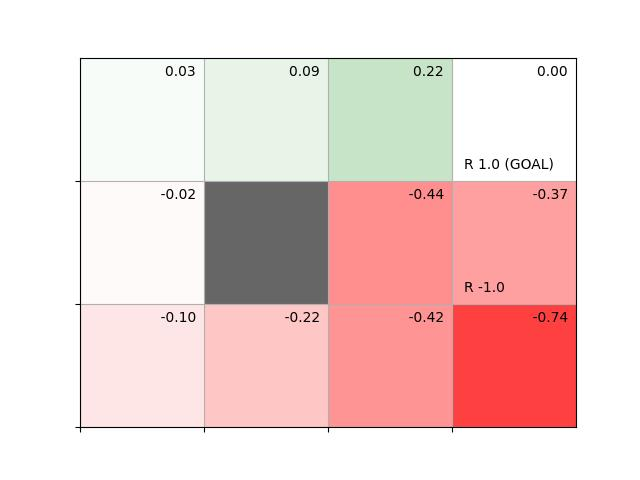

This figure's Python source:
import os, sys; sys.path.append(os.path.join(os.path.dirname(__file__), '..'))  # for importing the parent dirs
from collections import defaultdict
import numpy as np
from common.gridworld import GridWorld


class RandomAgent:
    def __init__(self):
        self.gamma = 0.9
        self.action_size = 4

        random_actions = {0: 0.25, 1: 0.25, 2: 0.25, 3: 0.25}
        self.pi = defaultdict(lambda: random_actions)
        self.V = defaultdict(lambda: 0)
        self.cnts = defaultdict(lambda: 0)
        self.memory = []

    def get_action(self, state):
        action_probs = self.pi[state]
        actions = list(action_probs.keys())
        probs = list(action_probs.values())
        return np.random.choice(actions, p=probs)

    def add(self, state, action, reward):
        data = (state, action, reward)
        self.memory.append(data)

    def reset(self):
        self.memory.clear()

    def eval(self):
        G = 0
        for data in reversed(self.memory):
            state, action, reward = data
            G = self.gamma * G + reward
            self.cnts[state] += 1
            self.V[state] += (G - self.V[state]) / self.cnts[state]


env = GridWorld()
agent = RandomAgent()

episodes = 1000
for episode in range(episodes):
    state = env.reset()
    agent.reset()

    while True:
        action = agent.get_action(state)
        next_state, reward, done = env.step(action)

        agent.add(state, action, reward)
        if done:
            agent.eval()
            break

        state = next_state

env.render_v(agent.V)

# added for remote figure
import matplotlib.pyplot as plt
plt.savefig("ch05/mc_eval.jpg")